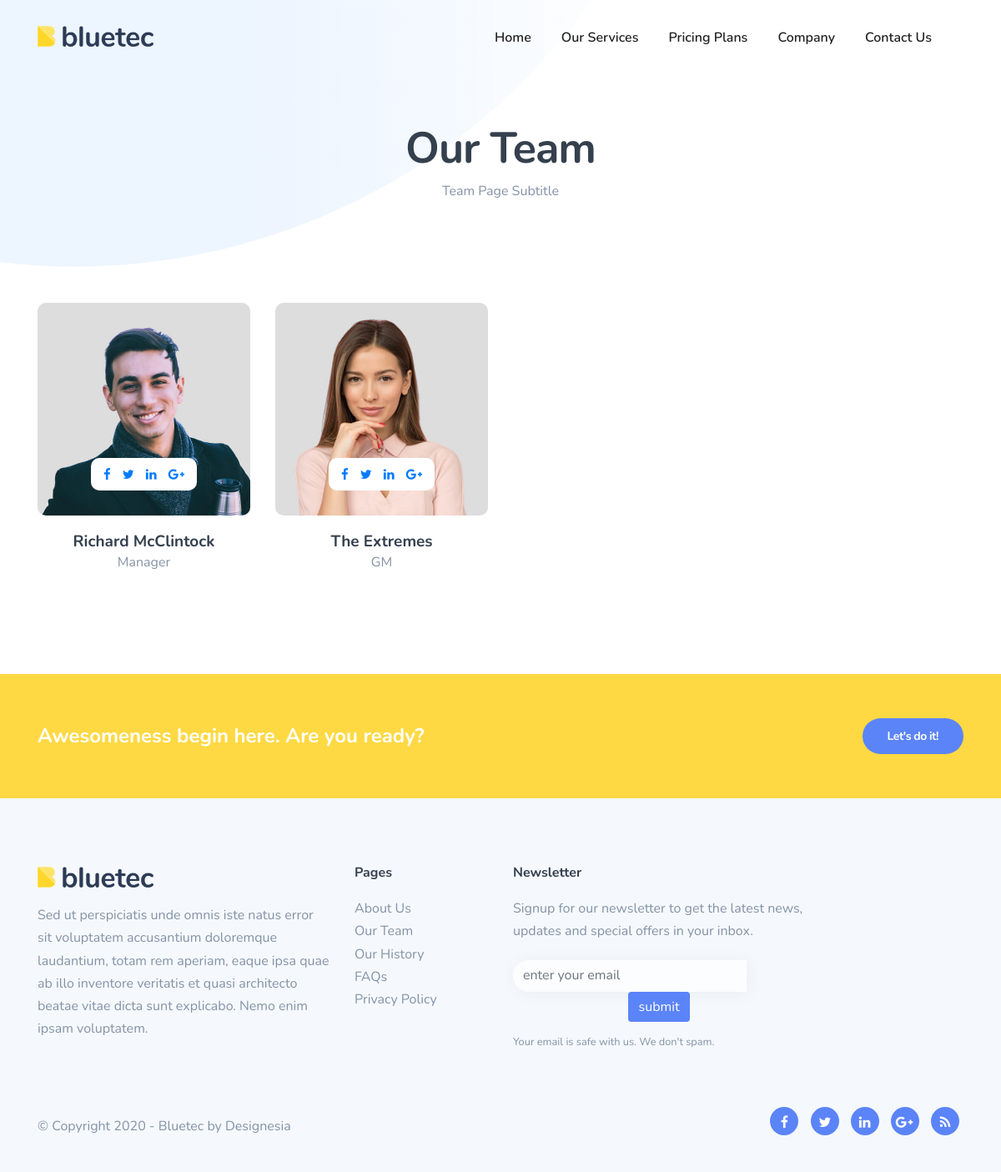
/our-team/, run on the app's committed database.
### mainapp/models.py (models this page shows, shortened)
class Teampagesubtitle(models.Model):
    sub_title = models.CharField(max_length=500)
    class Meta:
        verbose_name = "Subtitle - Team Page"
        verbose_name_plural = "Subtitle - Team Page"

class Teampage(models.Model):
    name = models.CharField(max_length=200)
    position = models.CharField(max_length=200)
    image = models.ImageField(upload_to='teampage')
    img_alt = models.CharField(max_length=200, blank=True, null=True)
    facebook = models.URLField(blank=True, null=True)
    twitter = models.URLField(blank=True, null=True)
    linkedin = models.URLField(blank=True, null=True)
    instagram = models.URLField(blank=True, null=True)
    class Meta:
        verbose_name = "Team - Team Page"
        verbose_name_plural = "Team - Team Page"

class Footersection(models.Model):
    footer_main_description = models.TextField()
    newsletter_description = models.CharField(max_length=500)
    class Meta:
        verbose_name = "Footer - Homepage"
        verbose_name_plural = "Footer - Homepage"

### mainapp/views.py (the view)
# urls.py: path('our-team/', our_team, name='our_team'),
def our_team(request):
    teampagesubtitle=Teampagesubtitle.objects.first()
    teampage=Teampage.objects.all()
    teampagemeta = Teampagemeta.objects.first()
    context = {
        'teampagesubtitle': teampagesubtitle,
        'teampage':teampage,
        'meta':teampagemeta,
    }
    return render(request, 'mainapp/our-team.html',context)

### mainapp/context_processors.py (called while the page is built)
def footer_section_text(request):
    footersection = Footersection.objects.first()
    return {'footersection': footersection}

def get_contact_us_section_text(request):
    contact_us_section_text = Contactussection.objects.first()
    return {'contact_us_section_text': contact_us_section_text}

### templates/mainapp/our-team.html (shortened to what this page needs)
{% extends 'base.html' %}
{% load static %}
{% block body_block %}
<div class="no-bottom no-top" id="content">
    <section id="subheader" data-bgimage="url({% static '' %}images/background/5.png) bottom">
            <div class="center-y relative text-center" data-scroll-speed="4">
                <div class="container">
                    <div class="row">
                        <div class="col-md-8 offset-md-2">
                            <form action='' class="row" id='form_subscribe' method="post" name="myForm">
                        <div class="col-md-12 text-center">
                            <h1>Our Team</h1>
                            <p>{{teampagesubtitle.sub_title}}</p>
                        </div>
                    </form>
                        </div>
                    </div>
                </div>
            </div>
    </section>
    <section class="no-top pos-top relative">
        <div class="container">
            <div class="row">
                {% for teampages in teampage %}
                <div class="col-lg-3 col-md-6 col-sm-6 mb30">
                    <div class="f-profile text-center">
                        <div class="fp-wrap f-invert">
                            <div class="fpw-overlay">
                                <div class="fpwo-wrap">
                                    <div class="fpwow-icons">
                                        <a href="{{teampages.facebook}}"><i class="fa fa-facebook fa-lg"></i></a>
                                        <a href="{{teampages.twitter}}"><i class="fa fa-twitter fa-lg"></i></a>
                                        <a href="{{teampages.linkedin}}"><i class="fa fa-linkedin fa-lg"></i></a>
                                        <a href="{{teampages.instagram}}"><i class="fa fa-google-plus fa-lg"></i></a>
                                    </div>
                                </div>
                            </div>
                            <img src="/media/{{teampages.image}}" class="fp-image img-fluid" alt="{{teampages.img_alt}}">
                        </div>
                        <h4>{{teampages.name}}</h4>
                        {{teampages.position}}
                    </div>
                </div>
                {% endfor %}
            </div>
        </div>
    </section>
    <section class="pt60 pb60 bg-color-2 text-light">
        <div class="container">
            <div class="row align-items-center">
                <div class="col-md-8 mb-sm-30 text-lg-left text-sm-center">
                    <h3 class="no-bottom">Awesomeness begin here. Are you ready?</h3>
                </div>
                <div class="col-md-4 text-lg-right text-sm-center">
                    <a href="#" class="btn-custom capsule med">Let's do it!</a>
                </div>
            </div>
        </div>
    </section>
</div>
{% endblock body_block %}

### templates/includes/footer.html (shortened to what this page needs)
{% load static %}
<footer class="footer footer-light">
    <div class="container">
        <div class="row">
            <div class="col-lg-4">
                <div class="widget">
                    <a href="index.html"><img alt="" class="logo" src="{% static '' %}images/logo-2.png"></a>
                    <div class="spacer-20"></div>
                    <p>{{footersection.footer_main_description}}</p>
                </div>
            </div>
            <div class="col-lg-2">
                <div class="widget">
                    <h5>Pages</h5>
                    <ul>
                        <li><a href="{% url 'mainapp:about_us' %}">About Us</a></li>
                        <li><a href="{% url 'mainapp:our_team' %}">Our Team</a></li>
                        <li><a href="{% url 'mainapp:our_history' %}">Our History</a></li>
                        <li><a href="{% url 'mainapp:faq' %}">FAQs</a></li>
                        <li><a href="{% url 'mainapp:privacy_policy' %}">Privacy Policy</a></li>
                    </ul>
                </div>
            </div>
            <div class="col-lg-4">
                <div class="widget">
                    <h5>Newsletter</h5>
                    <p>{{footersection.newsletter_description}}</p>
                    <form action="{% url 'mainapp:footernewsletter' %}" class="row" id="form_subscribe" method="POST" name="form_subscribe">
                        <div class="col text-center">
                            <input class="form-control" id="name_1" name="email" placeholder="enter your email" type="email" />
                            <input type="submit" value="submit" class="btn btn-primary" >
                        </div>
                    </form>
                    <div class="spacer-10"></div>
                    <small>Your email is safe with us. We don't spam.</small>
                </div>
            </div>
        </div>
        <div class="row">
            <div class="col-md-6 sm-text-center mb-sm-30">
                <div class="mt10">&copy; Copyright 2020 - Bluetec by Designesia</div>
            </div>
            <div class="col-md-6 text-md-right text-sm-left">
                <div class="social-icons">
                    <a href="#"><i class="fa fa-facebook fa-lg"></i></a>
                    <a href="#"><i class="fa fa-twitter fa-lg"></i></a>
                    <a href="#"><i class="fa fa-linkedin fa-lg"></i></a>
                    <a href="#"><i class="fa fa-google-plus fa-lg"></i></a>
                    <a href="#"><i class="fa fa-rss fa-lg"></i></a>
                </div>
            </div>
        </div>
    </div>
</footer>

### static/css/custom.css (style rules this page uses)
#form_subscribe input[type=email] { padding: 8px 12px 9px 12px; width: 80%; float: left; display: table-cell; border-radius: 60px 0 0 60px; -moz-border-radius: 60px 0 0 60px; -webkit-border-radius: 60px 0 0 60px; border: none; background: rgba(255,255,255,.7); -webkit-box-shadow: 2px 2px 20px 0px rgb(20 20 20 / 5%); -moz-box-shadow: 2px 2px 20px 0px rgba(20,20,20, 0.05); box-shadow: 2px 2px 20px 0px rgb(20 20 20 / 5%); }

### static/css/colors/scheme-02.css (style rules this page uses)
:root { --primary-color: #5B84F8; --secondary-color: #FFD943; --tertiary-color: #06D2FF; --primary-color-rgb: 23,155,255; }

### static/css/coloring.css (style rules this page uses)
.bg-color, section.bg-color, section.call-to-action, #mainmenu li li a:hover, #mainmenu ul li:hover > a, .price-row, .slider-info .text1, .btn-primary, .bg-id-color, .pagination > .active > a, .pagination > .active > span, .pagination > .active > a:hover, .pagination > .active > span:hover, .pagination > .active > a:focus, .pagination > .active > span:focus, .dropcap, .fullwidthbanner-container a.btn, .feature-box-big-icon i, #testimonial-full, .icon-deco i, .feature-box-small-icon .border, .small-border, #jpreBar, .date-post, .team-list .small-border, .de-team-list .small-border, .btn-line:hover,a.btn-line:hover, .btn-line.hover,a.btn-line.hover, .owl-arrow span, .de-progress .progress-bar, #btn-close-x:hover, .box-fx .info, .btn-more, .widget .small-border, .product img:hover, #btn-search, .de_tab.timeline li.active .dot, .btn-id, .tiny-border, #back-to-top, #subheader .small-border-deco span, #services-list li a:hover, .timeline .tl-block .tl-line, .de_tab.tab_style_2 .de_nav li.active span, .de_tab.tab_steps.style-2 .de_nav li.active span, .feature-box-small-icon.style-2 .number.bg-color, a.btn-custom,.btn-custom, .owl-custom-nav .btn-next:before, .owl-custom-nav .btn-prev:before, .timeline > li > .timeline-badge, .de_light .de_tab.tab_style_3 .de_nav li.active span, .de_tab.tab_style_4 .de_nav li.active span, .circle, .social-icons-sm i:hover, .btn-rsvp, .btn-close, .pricing-s1 .ribbon, .de_tab.tab_style_4 .de_nav li.active, #preloader .s1 span, #filters a.selected, .custom-show:after, .custom-close:after, .widget-post .date, .style-2 .date-box, .feature-box-type-1 i, .owl-item.active > div blockquote:before, .accordion-section-title:before, #form_subscribe #btn-submit i, .owl-dot.active, .bg-gradient-to-right-2, .feature-box-type-1.hover i, .feature-box-type-1:hover i, .ribbon, .box-icon-simple .num, .box-highlight.s2, .feature-box.f-boxed:hover, .fpw-overlay-btm, .fp-wrap:hover .fpwow-icons, .social-icons i, .owl-item.active.center .feature-box-type-2, .testimonial-color .item:nth-child(1n) blockquote:before, .spinner > div, .d-gallery-item .dgi-1, a.btn-border:hover, .dih-overlay, .widget_tags li a { background:var(--primary-color); }
.bg-color-2, .timeline h5, .testimonial-color .item:nth-child(2n) blockquote:before, a.btn-custom.bg-color-2 { background:var(--secondary-color); }

### data on the page
Teampagesubtitle: sub_title "Team Page Subtitle"
Teampage: image (picture), name "Richard McClintock", position "Manager"
Teampage: image (picture), name "The Extremes", position "GM"
Footersection: footer_main_description "Sed ut perspiciatis unde omnis iste natus error sit voluptatem accusantium doloremque laudantium, totam rem aperiam, eaque ipsa quae ab illo inventore veritatis et quasi architecto beatae vitae dicta sunt explicabo. Nemo enim ipsam voluptatem.", newsletter_description "Signup for our newsletter to get the latest news, updates and special offers in your inbox."
